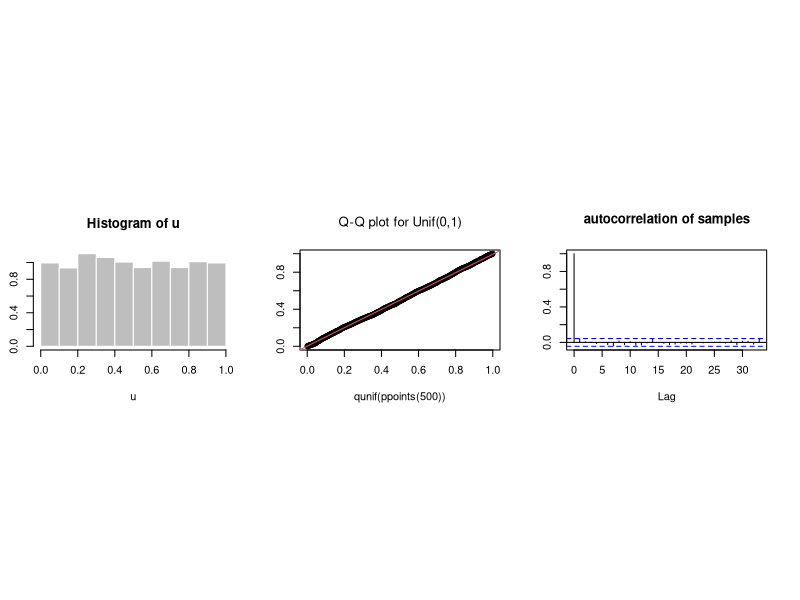
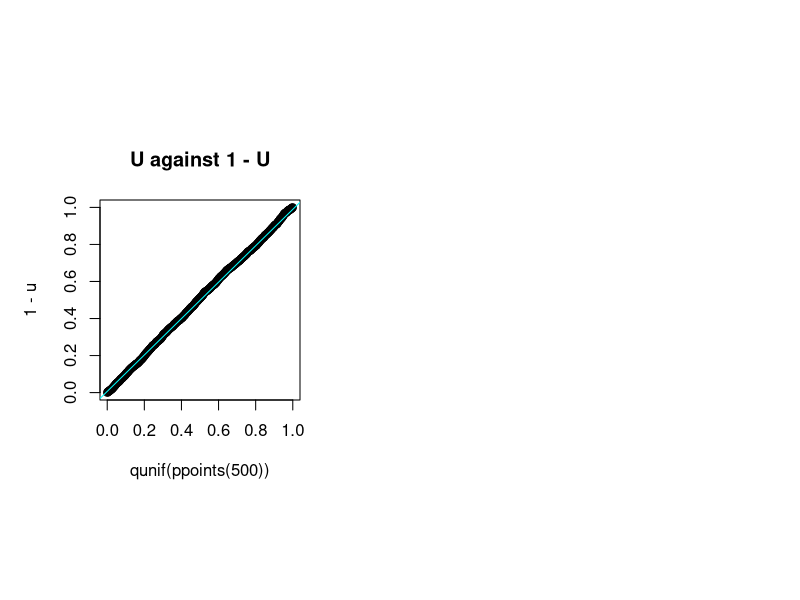
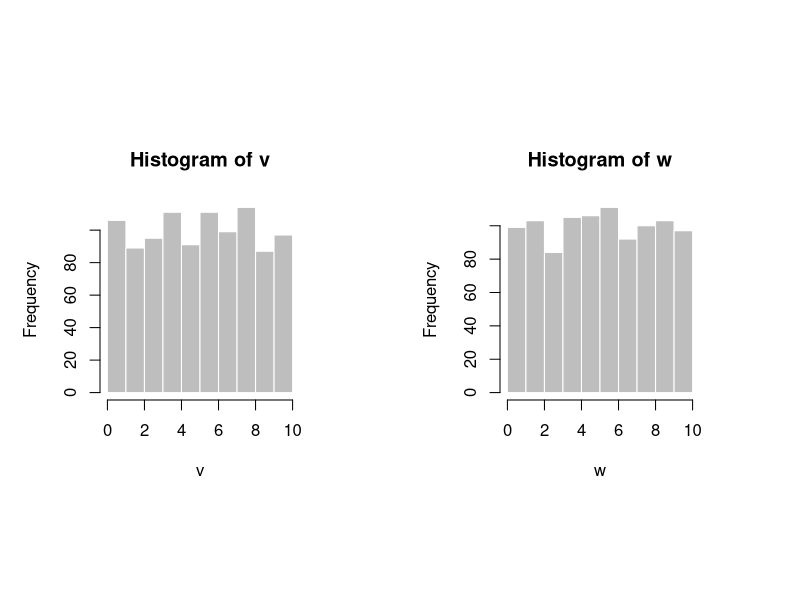
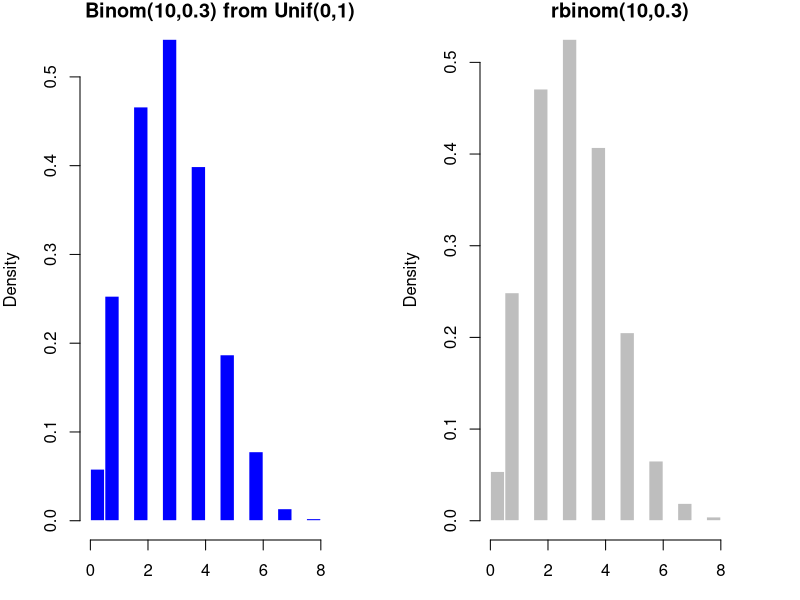
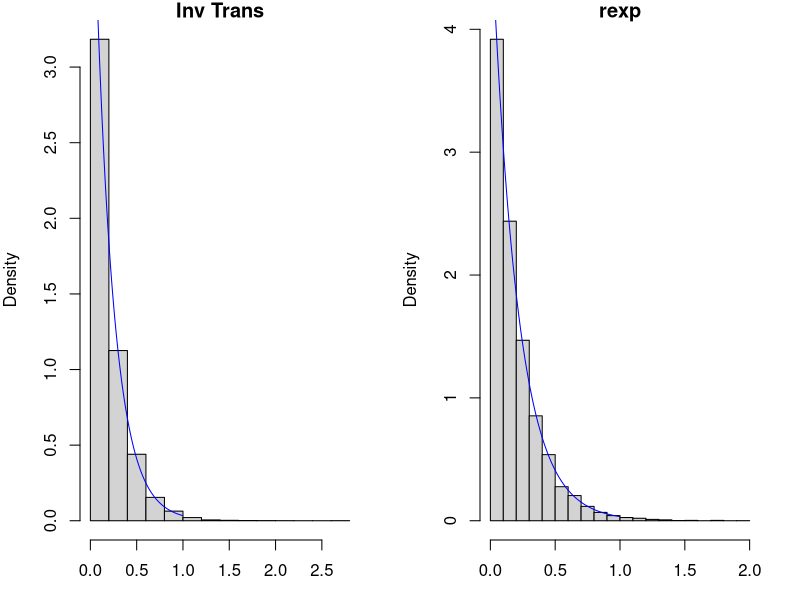
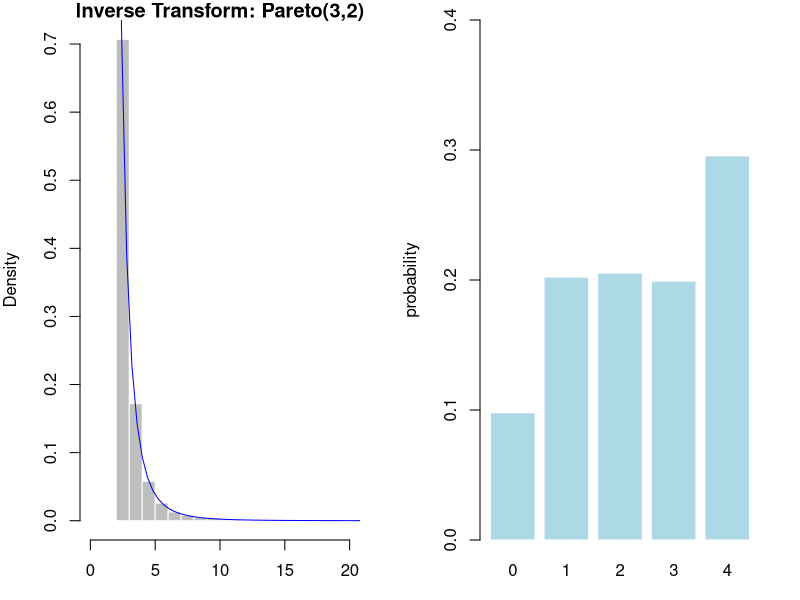
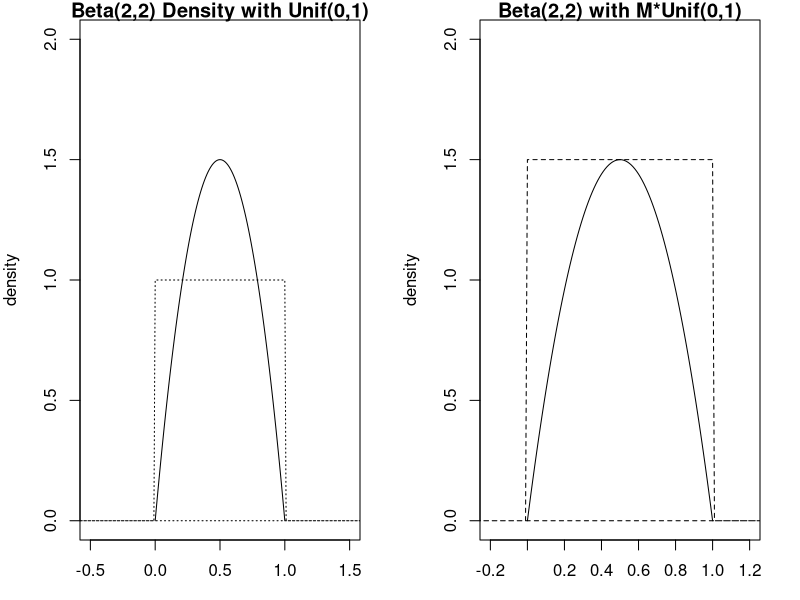
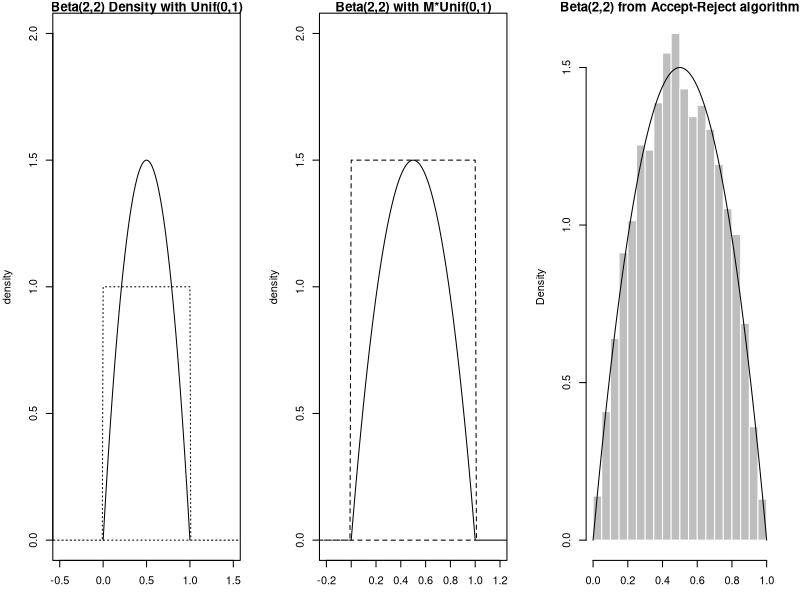

Here is the R script that generated these plots, in order:
## ---- chunk 1
u = runif(2000)

par(pin = c(2,1), mfrow = c(1,3))
hist(u, probability=TRUE, col = "gray", border = "white") ## plot histogram

## Q-Q plot for `runif` data against true theoretical distribution:
qqplot(qunif(ppoints(500)), u,  main = expression("Q-Q plot for Unif(0,1)"))
qqline(u, distribution = qunif, prob = c(0.1, 0.6), col = 2)


acf(u, main = "autocorrelation of samples")  ## autocorrelation function

## ---- chunk 2
require(graphics)
palette(value = rainbow(2))

par(pin = c(2,2), mfrow = c(1,2))
qqplot(qunif(ppoints(500)),1-u, main = "U against 1 - U")
qqline(u, distribution = qunif, col = 2)


## ---- chunk 3
par(mfrow = c(1,2))
v = 10 * runif(1000, 0, 1) ## v ~ unif(0, 10)
hist(v, col = "gray", border = "white")

w = runif(1000, 0, 10) ## unif(0, 10)
hist(w, col = "gray", border = "white")


## ---- chunk 4
## let's simulate 10,000 samples from bin(n=10, p = 0.3)
N = 10000 ## number of Binomial samples
n = 10 ## number of bernoulli trials for each binomail sample
p = 0.3 ## theoretical p
u =  runif(n = (n*N))
x = as.numeric(u <= p) ## convert bools to 1 and 0; Bernoulli samples
m = matrix(data = x , nrow = N, ncol = n)
Binom_samples = rowSums(m) ## binomial samples
## ---- chunk 5
par(mfrow = c(1,2), mar = c(3, 4, 1, 2))
hist(Binom_samples, probability = TRUE, main = "Binom(10,0.3) from Unif(0,1)", 
     col = "blue", border = "white")
hist(rbinom(n = N, size = n, prob = p), probability = TRUE, main = "rbinom(10,0.3)",
     col = "gray", border = "white")
par(mfrow=c(1,1))



## ---- chunk 6
N = 10^4
u = runif(N)

fInv = function(u){
  (-1/5) * log(u) ## or log(1-u)
}

outSamples = fInv(u)

## ---- chunk 7
## not for show
## echo = FALSE
par(mfrow = c(1,2), mar = c(3, 4, 1, 2))
hist(outSamples, probability = TRUE, main = "Inv Trans")
lines(x = ppoints(200), y = dexp(x = ppoints(200), rate = 5), 
      col = "blue")
hist(rexp(n = N, rate = 5), probability = TRUE, main = "rexp")
lines(x = ppoints(200), y = dexp(x = ppoints(200), rate = 5), 
      col = "blue")
## ---- chunk 8
set.seed(123)
n = 1000
U =runif(n)
a = 3
b = 2
X = b*(1-U)^(-1/a)
pareto = function(x){(a*(b^a)/x^(a+1))}

summary(X)

## ---- chunk 9
hist(X, probability = TRUE, breaks = 25, xlim =c(0, 20),
     col = "gray", border = "white",
     main = "Inverse Transform: Pareto(3,2)", xlab = "x")
curve(pareto(x), from = 0, to = 40, add = TRUE, col = "blue")

## ---- chunk 10
cdf = c(0.0, 0.1, 0.3, 0.5, 0.7, 1.0) ## cumulative probabilities
results = numeric(length = 10000) ## creates a vector of zeros
u = runif(10000)
for(i in 2:6){
    ind = (cdf[i-1] < u) & (u <= cdf[i])
    results[ind] <- (i-2) ## returns an index for x vals
}

table(results) / 10000

## ---- chunk 11
z = table(results) / 10000
barplot(z, border = "white", col = "lightblue", xlab = "x", ylab = "probability", ylim = c(0, 0.4))

## ---- chunk 12

par(mfrow = c(1,2), mar = c(3, 4, 1, 2))
beta <- function(x) 6*x*(1-x)
M = 1.5
## plot 2
curve(expr = beta, from = 0, to = 1, 
      xlim = c(-0.5, 1.5), ylim = c(0,2),
      main = "Beta(2,2) Density with Unif(0,1)",
      xlab = "x", ylab = "density")

x = seq(from = -1, to = 2, by = 0.01)
Unif1 = function(x){ ifelse(x >= 0 & x <= 1, 1, 0) }
polygon(x, Unif1(x), lty = 9)

## plot 3
curve(expr = beta, from = 0, to = 1, 
      xlim = c(-0.2, 1.2), ylim = c(0,2),
      main = "Beta(2,2) with M*Unif(0,1)",
      xlab = "x", ylab = "density")

Unif2 = function(x){ ifelse(x >= 0 & x <= 1, 1*M, 0) }
polygon(x, Unif2(x), lty = 2)

#abline(h = 1.5, col = "red")
par(mfrow=c(1,1))


## ---- chunk 13
## Accept-Reject
M = 1.5
X = rep(x = NA, 5) ## create a vector of length 5 of NAs
set.seed(123)
f <- function(x){ 6*x*(1 - x)} ## pdf of Beta(2,2)
g <- function(x){ 1 } ## pdf of Unif(0,1) is just 1

n = 10000

## ---- chunk 14

for(i in 1:5){
  print(paste("Run: ", i))
  u = round(runif(1), 5)
  y = round(runif(1), 5)
  accept <- u <= f(y)/(M* g(y))
  print(paste("U: ", u, "and Y:", y, "and f/M*g: ",f(y)/(M* g(y))))
  print(paste("Accept? ", accept))
  if(accept){
    X[i] <- y
  }
}

## ---- chunk 15
X = rep(NA, n); M = 1.5
i = 0 ## index set to start at 0
while(sum(is.na(X))){
  U = runif(1); Y = runif(1)
  accept <- U <= f(Y)/(M*g(Y))
  if(accept){
    i = i+1 ## update the index
    X[i] <- Y
  }
}

round(summary(X), 4)
round(qbeta(p = c(0, 0.25, 0.5, 0.75, 1), 2, 2), 4)
## ---- chunk 16
par(mfrow = c(1,3), mar = c(3, 4, 1, 2))
beta <- function(x) 6*x*(1-x)

## plot 1
curve(expr = beta, from = 0, to = 1, 
      xlim = c(-0.5, 1.5), ylim = c(0,2),
      main = "Beta(2,2) Density with Unif(0,1)",
      xlab = "x", ylab = "density")

x = seq(from = -1, to = 2, by = 0.01)
Unif1 = function(x){ ifelse(x >= 0 & x <= 1, 1, 0) }
polygon(x, Unif1(x), lty = 9)

## plot 2
curve(expr = beta, from = 0, to = 1, 
      xlim = c(-0.2, 1.2), ylim = c(0,2),
      main = "Beta(2,2) with M*Unif(0,1)",
      xlab = "x", ylab = "density")

Unif2 = function(x){ ifelse(x >= 0 & x <= 1, 1*M, 0) }
polygon(x, Unif2(x), lty = 2)

## plot 3
hist(X, xlab = "X", main = "Beta(2,2) from Accept-Reject algorithm", 
     probability = TRUE, col = "gray", border = "white")
curve(expr = beta, from = 0, to = 1, add = TRUE)

## ---- chunk 17
N = 1000; U = runif(N); Y = runif(N); M = 1.5

f <- function(x){ 6*x*(1 - x)} ## pdf of Beta(2,2)
g <- function(x){ 1 } ## pdf of Unif(0,1) is just 1

accept <- U*M < f(Y)/(g(Y))

mean(accept) ## acceptance rate
print(1/M) ## probability of acceptance

## ---- chunk 18
par(mar = c(3, 4, 1, 2))
palette(value = rainbow(6))
plot(Y, U*M, col = as.numeric(accept)+3, 
     xlim = c(-0.2, 1.2), ylim = c(0,2),
     main = "Accept-Reject with M = 1.5")

curve(expr = beta, from = 0, to = 1, 
      xlim = c(-0.5, 1.5), ylim = c(0,2),
      main = "Beta(2,2) with M*Unif(0,1)",
      xlab = "x", ylab = "density", add = TRUE,
      lwd = 4)

Unif2 = function(x){ ifelse(x >= 0 & x <= 1, 1*M, 0) }
polygon(x, Unif2(x), lty = 2, lwd = 2)

## ---- chunk 19
N = 10000
Z = rnorm(n = 2*N, mean = 0, sd = 1)
Z = matrix(data = Z, nrow = N, ncol = 2)

transfromation <- function(vec){
  R = sqrt(sum(vec^2))
  #R = sqrt(vec[1]^2 + vec[2]^2)
  return(R)
}

R_Out = apply(X = Z, MARGIN = 1, FUN = transfromation)

summary(R_Out)
sqrt(pi/2) ## theoretical mean

## ---- chunk 20

hist(R_Out, col = "gray", border = "white")
## compare with Rayleigh {VGAM}	

## ---- chunk 21
par(mar = c(3, 4, 1, 2))
a = 3                                                    
b = 10

A = matrix(rexp(10000*a, 1), ncol = a)
B = matrix(rexp(10000*b, 1), ncol = b)
numerator = rowSums(A)
denom = rowSums(A) + rowSums(B)
betasamples = numerator/denom

hist(betasamples, probability=TRUE, col = "gray", border = "white")
curve(dbeta(x, a, b), from=0, to=1, add=TRUE, lty=3, lwd = 2)


## ---- chunk 22
n = 10000
x = rexp(n=n, rate = 1)
mat = matrix(data = x, ncol = 4)
chisqResults = rowSums(mat)
par(mfrow = c(1, 3))
hist(chisqResults)
hist(rchisq(n, df = 2*4))
qqplot(x = chisqResults, y = rchisq(n, 8))


## ---- chunk 23
b = 4
a = 2
n = 10000
x = rexp(n, 1)
mat = matrix(x, ncol = a)
gammaResults = b*rowSums(mat)
qqplot(x = gammaResults, y = rgamma(n,a,b))
